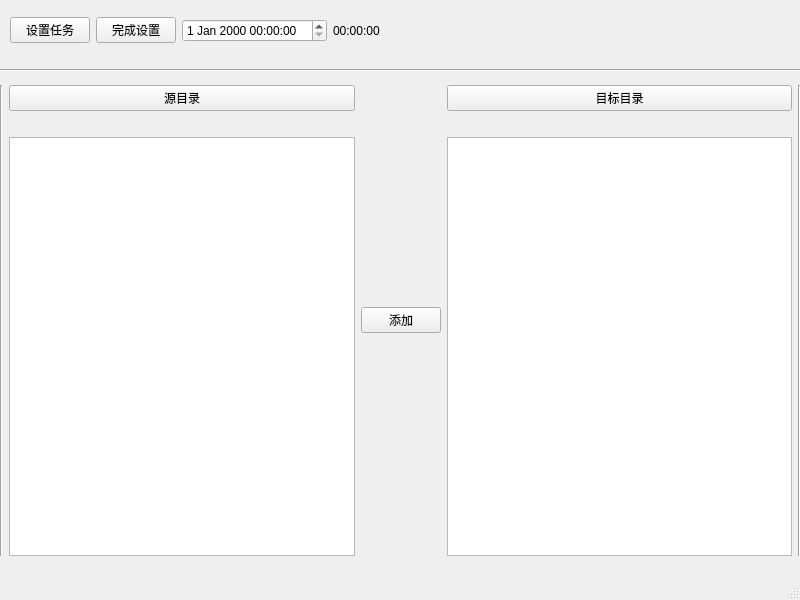
<?xml version="1.0" encoding="UTF-8"?>
<ui version="4.0">
 <class>MainWindow</class>
 <widget class="QMainWindow" name="MainWindow">
  <property name="geometry">
   <rect>
    <x>0</x>
    <y>0</y>
    <width>800</width>
    <height>600</height>
   </rect>
  </property>
  <property name="sizePolicy">
   <sizepolicy hsizetype="Expanding" vsizetype="Expanding">
    <horstretch>0</horstretch>
    <verstretch>0</verstretch>
   </sizepolicy>
  </property>
  <property name="windowTitle">
   <string>MainWindow</string>
  </property>
  <widget class="QWidget" name="centralwidget">
   <property name="sizePolicy">
    <sizepolicy hsizetype="Expanding" vsizetype="Expanding">
     <horstretch>0</horstretch>
     <verstretch>0</verstretch>
    </sizepolicy>
   </property>
   <widget class="Line" name="line">
    <property name="geometry">
     <rect>
      <x>0</x>
      <y>60</y>
      <width>801</width>
      <height>20</height>
     </rect>
    </property>
    <property name="orientation">
     <enum>Qt::Horizontal</enum>
    </property>
   </widget>
   <widget class="QWidget" name="horizontalLayoutWidget">
    <property name="geometry">
     <rect>
      <x>0</x>
      <y>85</y>
      <width>801</width>
      <height>471</height>
     </rect>
    </property>
    <layout class="QHBoxLayout" name="horizontalLayout">
     <item>
      <widget class="Line" name="line_2">
       <property name="orientation">
        <enum>Qt::Vertical</enum>
       </property>
      </widget>
     </item>
     <item>
      <layout class="QGridLayout" name="gridLayout">
       <item row="2" column="0">
        <widget class="QLabel" name="labFromPath">
         <property name="text">
          <string/>
         </property>
        </widget>
       </item>
       <item row="3" column="0">
        <widget class="QListWidget" name="ListOfSourceFiles"/>
       </item>
       <item row="1" column="0">
        <widget class="QPushButton" name="btnChooseFromPath">
         <property name="text">
          <string>源目录</string>
         </property>
        </widget>
       </item>
      </layout>
     </item>
     <item>
      <layout class="QVBoxLayout" name="verticalLayout">
       <item>
        <widget class="QPushButton" name="BtnAddFiles">
         <property name="text">
          <string>添加</string>
         </property>
        </widget>
       </item>
      </layout>
     </item>
     <item>
      <layout class="QGridLayout" name="gridLayout_2">
       <item row="0" column="0">
        <widget class="QPushButton" name="btnChooseToPath">
         <property name="text">
          <string>目标目录</string>
         </property>
        </widget>
       </item>
       <item row="1" column="0">
        <widget class="QLabel" name="labToPath">
         <property name="text">
          <string/>
         </property>
        </widget>
       </item>
       <item row="2" column="0">
        <widget class="QListWidget" name="ListOfDestinationFiles"/>
       </item>
      </layout>
     </item>
     <item>
      <layout class="QVBoxLayout" name="verticalLayout_2"/>
     </item>
     <item>
      <widget class="Line" name="line_3">
       <property name="orientation">
        <enum>Qt::Vertical</enum>
       </property>
      </widget>
     </item>
    </layout>
   </widget>
   <widget class="QWidget" name="horizontalLayoutWidget_2">
    <property name="geometry">
     <rect>
      <x>10</x>
      <y>10</y>
      <width>781</width>
      <height>41</height>
     </rect>
    </property>
    <layout class="QHBoxLayout" name="horizontalLayout_2">
     <item>
      <widget class="QPushButton" name="btnSetTask">
       <property name="text">
        <string>设置任务</string>
       </property>
      </widget>
     </item>
     <item>
      <widget class="QPushButton" name="btnFinishSet">
       <property name="text">
        <string>完成设置</string>
       </property>
      </widget>
     </item>
     <item>
      <widget class="QDateTimeEdit" name="dateObj"/>
     </item>
     <item>
      <widget class="QLabel" name="labCntTime">
       <property name="text">
        <string>00:00:00</string>
       </property>
      </widget>
     </item>
     <item>
      <spacer name="horizontalSpacer_3">
       <property name="orientation">
        <enum>Qt::Horizontal</enum>
       </property>
       <property name="sizeType">
        <enum>QSizePolicy::MinimumExpanding</enum>
       </property>
       <property name="sizeHint" stdset="0">
        <size>
         <width>40</width>
         <height>20</height>
        </size>
       </property>
      </spacer>
     </item>
    </layout>
   </widget>
  </widget>
  <widget class="QStatusBar" name="statusbar"/>
  <action name="actiontest">
   <property name="text">
    <string>test</string>
   </property>
  </action>
  <action name="actiondakai">
   <property name="text">
    <string>dakai </string>
   </property>
  </action>
  <action name="actionOpen">
   <property name="text">
    <string>Open...</string>
   </property>
  </action>
 </widget>
 <resources/>
 <connections/>
</ui>
